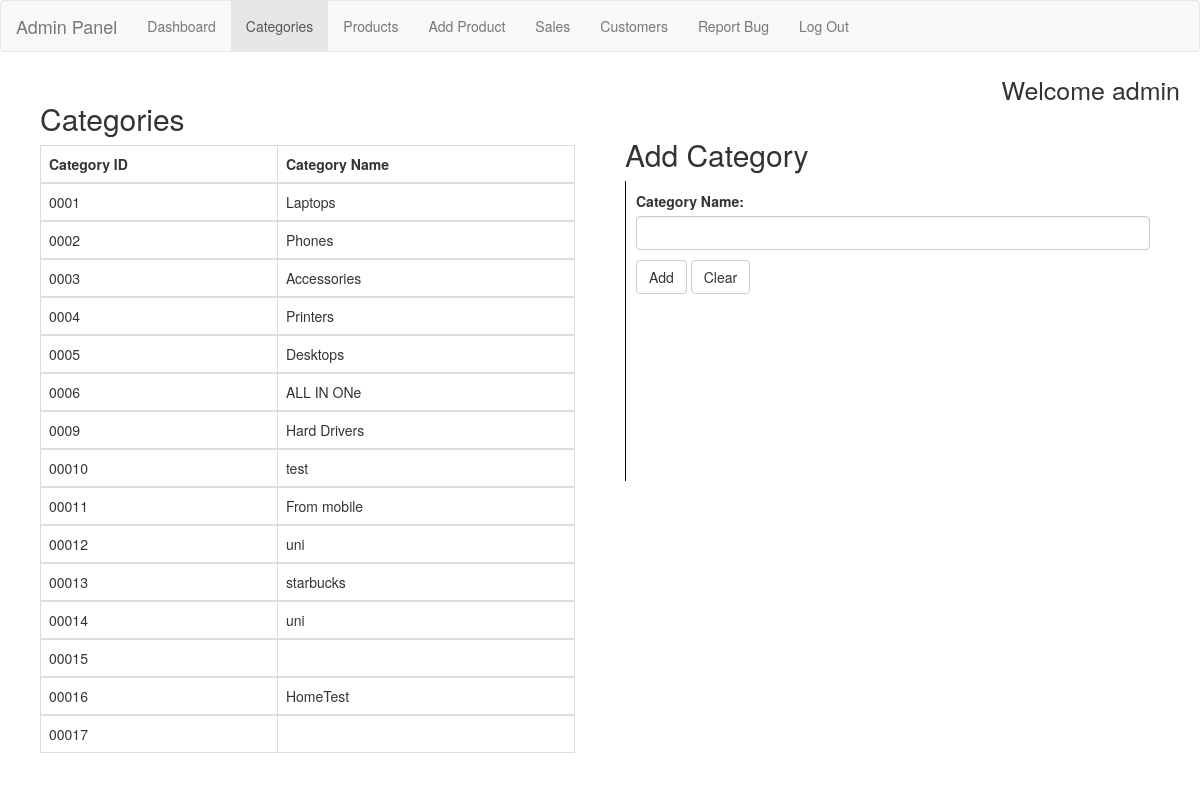
Screenshot of /admin/categories.php (signed in) with the database file from the repository.
### tables this page shows
CREATE TABLE `categories` (
  `categoryID` int(11) NOT NULL,
  `name` varchar(100) NOT NULL
);

### admin/categories.php (the view, shortened to what this page needs)
<!DOCTYPE html>
<html lang="en">
<head>
    <link rel="stylesheet" href="https://maxcdn.bootstrapcdn.com/bootstrap/3.3.7/css/bootstrap.min.css">
</head>
<body>
<?php include ('header.php')?>
<div class="container">
    <div class="row">
        <div class="col-sm-6">
            <div style="padding: 10px;">
                <h2>Categories</h2>
                <?php
                require_once ('config.php');
                $query = "SELECT * FROM `categories`";
                $result = mysqli_query($link, $query);
                if(!$result)
                    echo mysqli_error($link);
                else{
                    echo '<table class="table table-bordered">
    <thead>
      <tr>
        <th>Category ID</th>
        <th>Category Name</th>
      </tr>
    </thead>';
                    while ($row = mysqli_fetch_array($result)){
                        echo '<tbody>';
                        echo '<tr>';
                        echo "<td>000" . $row['categoryID'] ."</td>";
                        echo "<td>" . $row['name'] ."</td>";
                        echo "</tr>";
                        echo "</tbody>";
                    }
                    echo "</table>";
                }
                ?>
            </div>
        </div>
        <div class="col-sm-6">
            <div style="padding: 10px;">
                <h2>Add Category</h2>
                <form method="post" action="newCategory.php">
                    <div class="form-group" style="padding: 10px;border-left: 1px black solid; min-height: 300px">
                        <label for="usr">Category Name:</label>
                        <input type="text" class="form-control" id="" name="CategoryName">
                        <button type="submit" class="btn btn-default" style="margin-top: 10px">Add</button>
                        <button type="reset" class="btn btn-default" style="margin-top: 10px">Clear</button>
                    </div>
                </form>
            </div>
        </div>
    </div>
</div>
</body>
</html>

### rows the page displays
categories: categoryID "1", name "Laptops"
categories: categoryID "2", name "Phones"
categories: categoryID "3", name "Accessories"
categories: categoryID "4", name "Printers"
categories: categoryID "5", name "Desktops"
categories: categoryID "6", name "ALL IN ONe"
categories: categoryID "9", name "Hard Drivers"
categories: categoryID "10", name "test"
categories: categoryID "11", name "From mobile"
categories: categoryID "12", name "uni"
categories: categoryID "13", name "starbucks"
categories: categoryID "14", name "uni"
categories: categoryID "15"
categories: categoryID "16", name "HomeTest"
categories: categoryID "17"

### other values shown
$_SESSION["name"] "admin"
